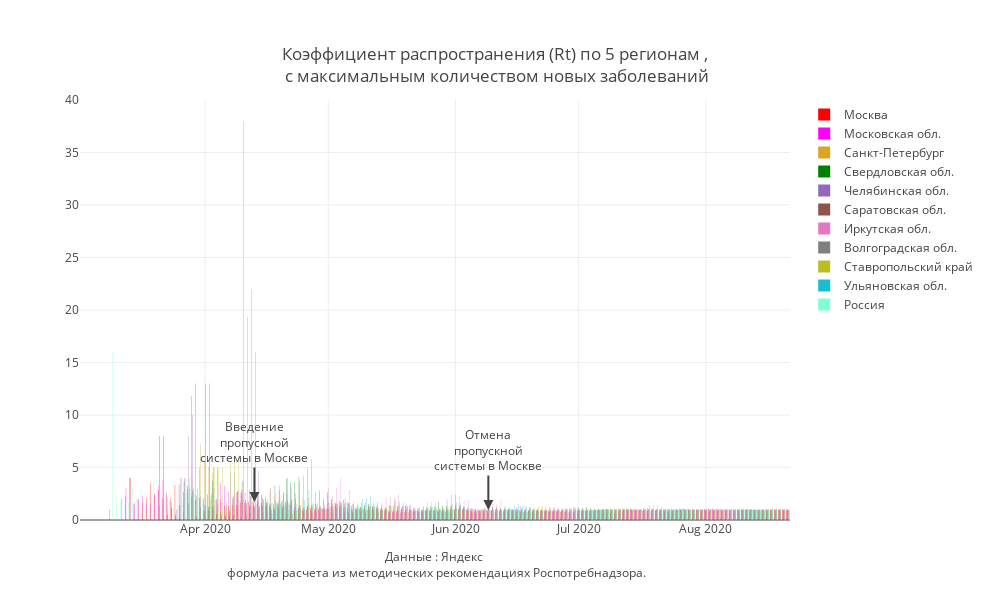

Source (notebook cell):
### Code cell
#mask = (X.Date>datetime.date(2020,5,1))&(X.Region.isin(regions_towatch))

colors_dict = {"Москва": "red",
                "Московская обл.": "magenta",
                "Санкт-Петербург": "goldenrod",
                "Нижегородская обл.": "darkblue",
                "Свердловская обл.": "green",
                 'Россия':'aquamarine'}
fig = go.Figure()
for i in regions_towatch:
    mask = X['Region'] == i
        
    fig.add_trace(
        
        go.Bar(
        name = f'{i}',
        x=X[mask].Date,
        y=X[mask].Rt,
        text=round(X[mask].Rt,3),
        textposition='inside',
        marker_color= colors_dict.get(i),
        
        showlegend=True))




                  
fig.update_layout(
    annotations=[
        dict(
            x='2020-04-13',
            y=1.717,
            xref="x",
            yref="y",
            text="Введение<br>пропускной<br>системы в Москве",
            showarrow=True,
            arrowhead=2,
            ax=0,
            ay=-60),
        dict(
            x='2020-06-09',
            y=0.942,
            xref="x",
            yref="y",
            text="Отмена<br>пропускной<br>системы в Москве",
            showarrow=True,
            arrowhead=2,
            ax=0,
            ay=-60),
            dict(x=0.5,y=-0.15,
            showarrow=False,
            text="Данные : Яндекс <br> формула расчета из методических рекомендациях Роспотребнадзора.",
            xref="paper",
            yref="paper")],
                  title = "Коэффициент распространения (Rt) по 5 регионам ,<br> с максимальным количеством новых заболеваний ",
                  title_x = 0.5,
                  title_y= 0.9,
                  title_xanchor = "center",
                  title_yanchor = "bottom", 
                 # legend_x = 0.05,legend_y = 0.9,
                  width = 990, height = 600,template = 'gridon',
    
    
                 # xaxis_title='Коэффициент рассчитан, исходя из данных оперативного штаба и <br>' + 
                               #' формулы расчета в методических рекомендациях Роспотребнадзора. ',
    yaxis_title = ' '
)


fig.show()

### Figure 1 — Plotly figure (JSON) as saved in the notebook; plotly's stock layout.template omitted (floating-point values rounded to 4 significant figures; data arrays with more than 128 entries replaced by an {"elided": "..."} marker saying what was removed)
{"data": [{"marker": {"color": "red"}, "name": "Москва", "showlegend": true, "text": {"elided": "169 float values"}, "textposition": "inside", "type": "bar", "x": {"elided": "169 str values"}, "y": {"elided": "169 float values"}}, {"marker": {"color": "magenta"}, "name": "Московская обл.", "showlegend": true, "text": {"elided": "173 float values"}, "textposition": "inside", "type": "bar", "x": {"elided": "173 str values"}, "y": {"elided": "173 float values"}}, {"marker": {"color": "goldenrod"}, "name": "Санкт-Петербург", "showlegend": true, "text": {"elided": "168 float values"}, "textposition": "inside", "type": "bar", "x": {"elided": "168 str values"}, "y": {"elided": "168 float values"}}, {"marker": {"color": "green"}, "name": "Свердловская обл.", "showlegend": true, "text": {"elided": "163 float values"}, "textposition": "inside", "type": "bar", "x": {"elided": "163 str values"}, "y": {"elided": "163 float values"}}, {"name": "Челябинская обл.", "showlegend": true, "text": {"elided": "163 float values"}, "textposition": "inside", "type": "bar", "x": {"elided": "163 str values"}, "y": {"elided": "163 float values"}}, {"name": "Саратовская обл.", "showlegend": true, "text": {"elided": "163 float values"}, "textposition": "inside", "type": "bar", "x": {"elided": "163 str values"}, "y": {"elided": "163 float values"}}, {"name": "Иркутская обл.", "showlegend": true, "text": {"elided": "163 float values"}, "textposition": "inside", "type": "bar", "x": {"elided": "163 str values"}, "y": {"elided": "163 float values"}}, {"name": "Волгоградская обл.", "showlegend": true, "text": {"elided": "163 float values"}, "textposition": "inside", "type": "bar", "x": {"elided": "163 str values"}, "y": {"elided": "163 float values"}}, {"name": "Ставропольский край", "showlegend": true, "text": {"elided": "163 float values"}, "textposition": "inside", "type": "bar", "x": {"elided": "163 str values"}, "y": {"elided": "163 float values"}}, {"name": "Ульяновская обл.", "showlegend": true, "text": {"elided": "163 float values"}, "textposition": "inside", "type": "bar", "x": {"elided": "163 str values"}, "y": {"elided": "163 float values"}}, {"marker": {"color": "aquamarine"}, "name": "Россия", "showlegend": true, "text": {"elided": "173 float values"}, "textposition": "inside", "type": "bar", "x": {"elided": "173 str values"}, "y": {"elided": "173 float values"}}], "layout": {"annotations": [{"arrowhead": 2, "ax": 0, "ay": -60, "showarrow": true, "text": "Введение<br>пропускной<br>системы в Москве", "x": "2020-04-13", "xref": "x", "y": 1.717, "yref": "y"}, {"arrowhead": 2, "ax": 0, "ay": -60, "showarrow": true, "text": "Отмена<br>пропускной<br>системы в Москве", "x": "2020-06-09", "xref": "x", "y": 0.942, "yref": "y"}, {"showarrow": false, "text": "Данные : Яндекс <br> формула расчета из методических рекомендациях Роспотребнадзора.", "x": 0.5, "xref": "paper", "y": -0.15, "yref": "paper"}], "height": 600, "title": {"text": "Коэффициент распространения (Rt) по 5 регионам ,<br> с максимальным количеством новых заболеваний ", "x": 0.5, "xanchor": "center", "y": 0.9, "yanchor": "bottom"}, "width": 990, "yaxis": {"title": {"text": " "}}}}
